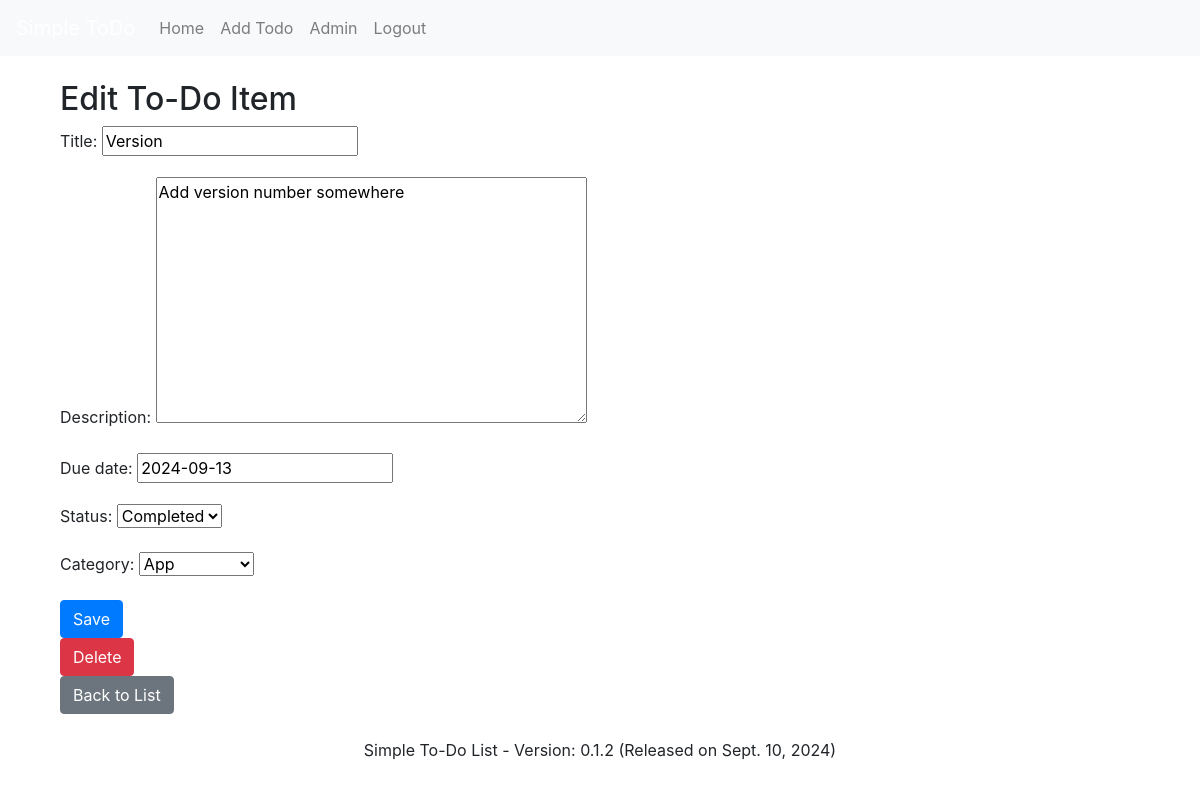
/edit/9/ (signed in), run on the app's committed database.
### todo/models.py (models this page shows, shortened)
class TodoItem(models.Model):
    title = models.CharField(max_length=100)
    description = models.TextField(blank=True, null=True)
    due_date = models.DateField(null=True, blank=True)  # Allow NULL values
    create_date = models.DateTimeField(default=timezone.now)
    status = models.ForeignKey(Status, on_delete=models.SET_NULL, null=True, blank=True, default=None)
    category = models.ForeignKey(Category, on_delete=models.SET_NULL, null=True, blank=True, default=None)
    user = models.ForeignKey(User, on_delete=models.CASCADE)

class Version(models.Model):
    version_number = models.CharField(max_length=20)
    release_date = models.DateField(default=timezone.now)
    description = models.TextField(blank=True, null=True)
    class Meta:
        ordering = ['-release_date']
        verbose_name = "Version"
        verbose_name_plural = "Versions"

### todo/views.py (the view)
# urls.py: path('edit/<int:pk>/', views.edit_todo, name='edit_todo'),
@login_required
def edit_todo(request, pk):
    todo_item = get_object_or_404(TodoItem, pk=pk)
    if request.method == 'POST':
        if 'save' in request.POST:
            form = TodoItemForm(request.POST, instance=todo_item)
            if form.is_valid():
                form.save()
                return redirect('todo:todo_list')
        elif 'delete' in request.POST:
            return redirect('todo:confirm_delete', pk=pk)
    else:
        form = TodoItemForm(instance=todo_item)
    return render(request, 'todo/edit_todo.html', {'form': form, 'todo_item': todo_item})

### todo/forms.py
class TodoItemForm(forms.ModelForm):
    def __init__(self, *args, **kwargs):
        super().__init__(*args, **kwargs)
        try:
            default_category = Category.objects.get(is_default=True)
            self.fields['category'].initial = default_category
        except Category.DoesNotExist:
            pass
        try:
            default_status = Status.objects.get(is_default=True)
            self.fields['status'].initial = default_status
        except Status.DoesNotExist:
            pass
    class Meta:
        model = TodoItem
        fields = ['title', 'description', 'due_date', 'status', 'category']

### todo/context_processors.py (called while the page is built)
def version_context(request):
    try:
        latest_version = Version.objects.order_by('-release_date', '-version_number').first()
    except Version.DoesNotExist:
        latest_version = None
    return {
        'latest_version': latest_version
    }

### todo/models.py (called while the page is built)
    def __str__(self):
        return self.name

    def __str__(self):
        return self.name

### todo/templates/todo/edit_todo.html (shortened to what this page needs)
{% extends 'base.html' %}
{% block content %}
<div class="container">
    <h2>Edit To-Do Item</h2>
    <form method="post">
        <div class="form-group">
            {{ form.title.label_tag }} {{ form.title }}
        </div>
        <div class="form-group">
            {{ form.description.label_tag }} {{ form.description }}
        </div>
        <div class="form-group">
            {{ form.due_date.label_tag }} {{ form.due_date }}
        </div>
        <div class="form-group">
            {{ form.status.label_tag }} {{ form.status }}
        </div>
        <div class="form-group">
            {{ form.category.label_tag }} {{ form.category }}
        </div>
        <button type="submit" name="save" class="btn btn-primary">Save</button>
    </form>
    <form method="post" action="{% url 'todo:confirm_delete' todo_item.id %}">
        <button type="submit" name="delete" class="btn btn-danger">Delete</button>
    </form>
    <a href="{% url 'todo:todo_list' %}" class="btn btn-secondary">Back to List</a>
</div>
{% endblock %}

### templates/base.html (shortened to what this page needs)
{% load static %}
<!DOCTYPE html>
<html lang="en">
<head>
    <link rel="stylesheet" href="https://stackpath.bootstrapcdn.com/bootstrap/4.5.2/css/bootstrap.min.css">
    <link rel="stylesheet" href="{% static 'css/styles.css' %}">
</head>
<body>
    <nav class="navbar navbar-expand-lg navbar-light bg-light">
        <a class="navbar-brand" href="{% url 'todo:todo_list' %}">Simple ToDo</a>
        <div class="collapse navbar-collapse" id="navbarNav">
            <ul class="navbar-nav">
                <li class="nav-item">
                    <a class="nav-link" href="{% url 'todo:todo_list' %}">Home</a>
                </li>
                <li class="nav-item">
                    <a class="nav-link" href="{% url 'todo:add_todo' %}">Add Todo</a>
                </li>
                <li class="nav-item">
                    <a class="nav-link" href="{% url 'admin:index' %}">Admin</a>
                </li>
                {% if user.is_authenticated %}
                    <li class="nav-item">
                        <a class="nav-link" href="{% url 'logout' %}">Logout</a>
                    </li>
                {% else %}
                    <li class="nav-item">
                        <a class="nav-link" href="{% url 'login' %}">Login</a>
                    </li>
                {% endif %}
            </ul>
        </div>
    </nav>
    <div class="container mt-4">
        {% block content %}{% endblock %}
    </div>
    <footer class="mt-4">
        <div class="container">
            <p class="text-center">Simple To-Do List - Version: {{ latest_version.version_number }} (Released on {{ latest_version.release_date }})</p>
        </div>
    </footer>
</body>
</html>

### static/css/styles.css (style rules this page uses)
.navbar { background-color: #007bff; }
.navbar-brand { color: #fff !important; }

### data on the page
TodoItem: title "Version", description "Add version number somewhere", due_date "2024-09-13", status "Completed", category "App"
Version: version_number "0.1.2", release_date "Sept. 10, 2024"
